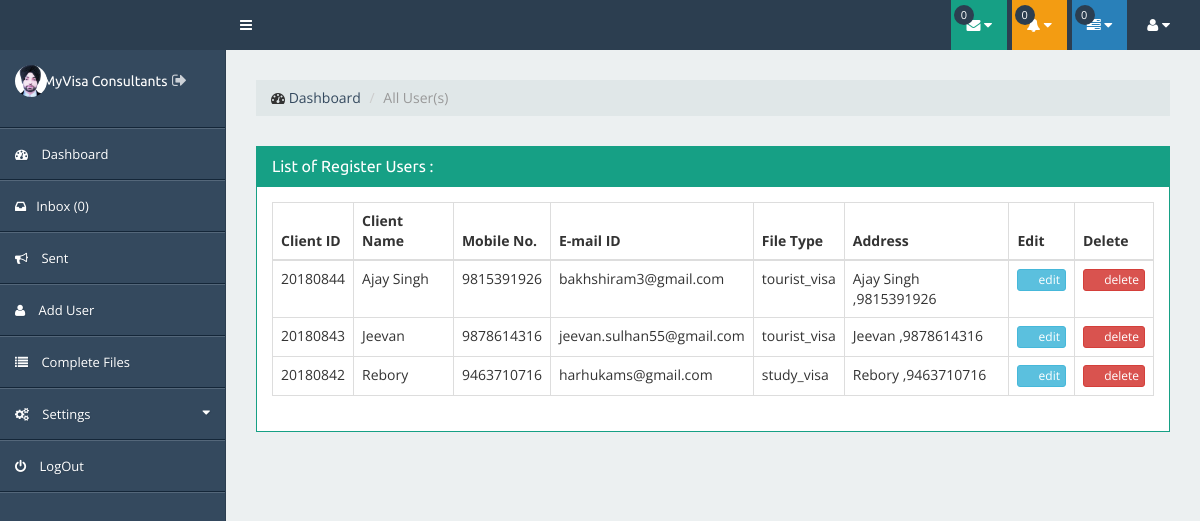
Page /a/complete.php (signed in) on the committed database.
### tables this page shows
CREATE TABLE `tbl_user` (
  `userID` int(11) NOT NULL,
  `userName` varchar(100) NOT NULL,
  `userEmail` varchar(100) NOT NULL,
  `userPass` varchar(100) NOT NULL,
  `userStatus` enum('Y','N') NOT NULL DEFAULT 'N',
  `tokenCode` varchar(100) NOT NULL,
  `userPhoto` varchar(200) DEFAULT NULL,
  `userMobile` varchar(15) NOT NULL,
  `userAddress` text NOT NULL,
  `userCat` text NOT NULL,
  `userJoiningDateTime` varchar(25) NOT NULL,
  `userUpdateDateTime` varchar(25) NOT NULL,
  `userJoiningDate` varchar(12) NOT NULL,
  `userKey` int(11) NOT NULL
);

### a/class.admin.php (called while the page is built, shortened)
<?php
class ADMIN
{
private $conn;
public function __construct()
{
$database = new Database();
$db = $database->dbConnection();
$this->conn = $db;
}
public function runQuery($sql)
{
$stmt = $this->conn->prepare($sql);
return $stmt;
}
}

### a/complete.php (the view, shortened to what this page needs)
<?php
require_once 'class.admin.php';
$user_complete = new admin();
$stmt = $user_complete->runQuery("SELECT * FROM  tbl_admin WHERE adminID=:uid");
$stmt->execute(array(":uid"=>$_SESSION['adminSession']));
$row = $stmt->fetch(PDO::FETCH_ASSOC);
$stmt = $user_complete->runQuery("SELECT count(*) FROM userdatafeed WHERE app_client_id = :abc AND app_admintrash='N'  AND app_admin_read_status='unread-message' ");
$stmt->execute(array(":abc"=>$row['adminID']));
$countnotify = $stmt->fetchColumn();
?>
<?php include_once'include/header.php'; ?>
<div class="page-content">
<div class="row">
<div class="col-lg-12">
<div class="page-title">
<ol class="breadcrumb">
<li><i class="fa fa-dashboard"></i>  <a href="dashboard">Dashboard</a>
</li>
<li class="active">All User(s)</li>
</ol>
</div>
</div>
</div>
<div class="row">
<div class="col-lg-12 col-md-12 col-sm-12 col-xs-12">
<div class="portlet portlet-green">
<div class="portlet-heading">
<div class="portlet-title">
<h4>List of Register Users : <?php echo $allusercount; ?></h4>
</div>
<div class="clearfix"></div>
</div>
<div class="portlet-body">
<div class="table-responsive">
<table class="table table-bordered">
<thead>
<tr>
<th>Client ID</th>
<th>Client Name</th>
<th>Mobile No.</th>
<th>E-mail ID</th>
<th>File Type</th>
<th>Address</th>
<th>Edit</th>
<th>Delete</th>
</tr>
</thead>
<tbody>
<?php
$stmt = $user_complete->runQuery("SELECT * FROM tbl_user ORDER BY userID DESC");
$stmt->execute();
if($stmt->rowCount() > 0)
{
while($usersrow=$stmt->fetch(PDO::FETCH_ASSOC))
{
extract($usersrow);
$key = urlencode(base64_encode($usersrow['userID']));
?>
<tr>
<td><?php echo $usersrow['userID']; ?></td>
<td><?php echo $usersrow['userName']; ?></td>
<td><?php echo $usersrow['userMobile']; ?></td>
<td><?php echo $usersrow['userEmail']; ?></td>
<td><?php echo $usersrow['userCat']; ?></td>
<td><?php echo $usersrow['userAddress']; ?></td>
<td><a style="float: right;" class="btn btn-xs btn-info" href="updateuser?uptkey=<?php echo $key; ?>"><span class="glyphicon glyphicon-edit"></span> edit</a></td>
<td><a style="float: right;" class="btn btn-xs btn-danger" href="allusers?delkey=<?php echo $key; ?>" title="click for delete" onclick="return confirm('sure to delete ?')"><span class="glyphicon glyphicon-trash"></span> delete</a></td>
</tr>
<?php
}
}
else
{
?>
<tr> <td colspan="9">
<span style="color: red" class="glyphicon glyphicon-info-sign"></span> &nbsp; No User found.
</td></tr>
<?php
}
?>
</tbody>
</table>
</div>
</div>
</div>
</div>
</div>
</div>
</div>
</div>
<?php include('include/footer.php'); ?>

### a/include/side-navbar.php (shortened to what this page needs)
<nav class="navbar-side" role="navigation">
<div class="navbar-collapse sidebar-collapse collapse">
<ul id="side" class="nav navbar-nav side-nav">
<li class="side-user hidden-xs">
	<div style="float: left;margin-left: -20px !important;  width: 35px;">
<img class="img-circle" height="32" width="32" src="images/<?php echo $row['adminPhoto'];?>" alt="<?= $row['adminName']; ?>">
</div>
<div class="">
<p class="name tooltip-sidebar-logout">
<span style="color: #fff; font-size: 14px; margin-left: 0px;" class="last-name" ><?php echo $row['adminName']; ?></span> <a style="color: inherit; font-size: 16px;" class="logout_open" href="logout" data-toggle="tooltip" data-placement="top" title="Logout"><i class="fa fa-sign-out"></i></a>
</p>
</div>
<div class="clearfix"></div>
</li>
<li>
<a href="dashboard">
<i class="fa fa-dashboard"></i>  Dashboard
</a>
</li>
<li>
<a href="inbox">
<i class="fa fa-inbox"></i>Inbox (<?php echo $countnotify; ?>)
</a>
</li>
<li>
<a href="sent">
<i class="fa fa-bullhorn"></i>  Sent
</a>
</li>
<li>
<a href="adduser">
<i class="fa fa-user"></i>  Add User
</a>
</li>
<li>
<a href="complete">
<i class="fa fa-list"></i> Complete Files
</a>
</li>
<li class="panel">
<a href="javascript:;" data-parent="#side" data-toggle="collapse" class="accordion-toggle" data-target="#usersettings">
<i class="fa fa-cogs"></i> Settings <i class="fa fa-caret-down"></i>
</a>
</li>
<li>
<a href="logout">
<i class="fa fa-power-off"></i> LogOut
</a>
</li>
</ul>
</div>
</nav>

### a/assset/css/style.css (style rules this page uses)
body { font-family: "Open Sans","Helvetica Neue",Helvetica,Arial,sans-serif; }
h1, h2, h3, h4, h5, h6 { font-family: "Ubuntu","Helvetica Neue",Helvetica,Arial,sans-serif; font-weight: 400; }
a, a:hover, a:active, a:focus { color: #34495e; }
@media (min-width:768px) { body { background: #34495e; } }
@media (min-width:768px) { .page-content { opacity: 0.3; -webkit-transition: opacity .4s linear; -moz-transition: opacity .4s linear; -o-transition: opacity .4s linear; transition: opacity .4s linear; } }
@media (min-width:768px) { .page-content-ease-in { opacity: 1; } }
.navbar-side .navbar-collapse { max-height: none; border: none; }
.navbar-side li.side-user { display: block; width: 100%; padding: 15px; border-top: none !important; border-bottom: 1px solid #142638; text-align: center; }
.navbar-side .side-user img { display: block; margin-bottom: 15px; margin-left: 20px; }
.navbar-side .side-user .name { margin: 0; font-family: "Ubuntu","Helvetica Neue",Helvetica,Arial,sans-serif; font-size: 20px; font-weight: 300; color: #ccd1d7; }
.navbar-side .side-user .name .last-name { font-weight: 400; color: #fff; }
.navbar-side ul.side-nav { margin-top: 0; margin-bottom: 0; border-bottom: 1px solid #54677a; font-size: 13px; background-color: #34495e; }
.navbar-side .navbar-nav>li>a, .navbar-side .navbar-nav>li>a:focus, .navbar-side .navbar-nav>li>a:hover, .navbar-side .navbar-nav>li>a:active { text-shadow: 1px 1px 1px rgba(0,0,0,0.1); outline: none; color: #fff; background-color: #34495e; }
.navbar-side .side-nav li, .navbar-side .side-nav li.panel { border-top: 1px solid #54677a; border-bottom: 1px solid #142638; }
.navbar-side .side-nav li.panel i.fa, .navbar-side .side-nav li i.fa { padding-right: 10px; }
.navbar-side .side-nav .fa-caret-down { float: right; margin-top: 2px; margin-right: -10px; }
@media (min-width:768px) { .navbar-side { z-index: 1020; position: absolute; top: 50px; width: 100%; border-radius: 0; } }
@media (min-width:768px) { .navbar-side .side-nav { position: absolute; left: 0; width: 225px; border: none; border-radius: 0; overflow-y: auto; } }
@media (min-width:768px) { .navbar-side ul.side-nav { background-color: transparent; } }
@media (min-width:768px) { .navbar-side .side-nav > li > a { width: 225px; } }
.page-title { margin: 30px 0; }
.page-title .breadcrumb { margin-bottom: 0; background-color: #e0e7e8; }
.portlet { margin-bottom: 15px; }
.portlet { border: 1px solid; }
.portlet .portlet-heading { padding: 0 15px; }
.portlet .portlet-heading h4 { padding: 1px 0; font-size: 16px; }
.portlet .portlet-heading .portlet-title { float: left; }
.portlet .portlet-heading .portlet-title h4 { margin: 10px 0; }
.portlet .portlet-body { padding: 15px; background: #fff; }
.portlet-green, .portlet-green>.portlet-heading { border-color: #16a085; }
.portlet-green>.portlet-heading { color: #fff; background-color: #16a085; }
@media (min-width:768px) { .portlet { margin-bottom: 30px; } }
.navbar-side .side-nav > .panel { margin-bottom: 0; border: none; border-radius: 0; background-color: transparent; box-shadow: none; }
.panel { box-shadow: none; }
.input-group-sm>.form-control, .input-group-sm>.input-group-addon, .input-group-sm>.input-group-btn>.btn, .input-group-lg>.form-control, .input-group-lg>.input-group-addon, .input-group-lg>.input-group-btn>.btn, .list-group-item:first-child, .list-group-item:last-child, .modal-flex, .btn-square, .squared, .form-control, .input-group-addon, .input-group-btn .btn, .dropdown-menu, .panel-group .panel, .panel-group .panel-heading, .breadcrumb, .nav-tabs > li > a { border-radius: 0; }

### rows in the picture
tbl_user: userID "20180844", userName "Ajay Singh", userMobile "9815391926", userEmail "bakhshiram3@gmail.com", userCat "tourist_visa", userAddress "Ajay Singh ,9815391926"
tbl_user: userID "20180843", userName "Jeevan", userMobile "9878614316", userEmail "jeevan.sulhan55@gmail.com", userCat "tourist_visa", userAddress "Jeevan ,9878614316"
tbl_user: userID "20180842", userName "Rebory", userMobile "9463710716", userEmail "harhukams@gmail.com", userCat "study_visa", userAddress "Rebory ,9463710716"

### other values in the picture
$countmails "0"
$countnotify "0"
$row['adminName'] "MyVisa Consultants"
